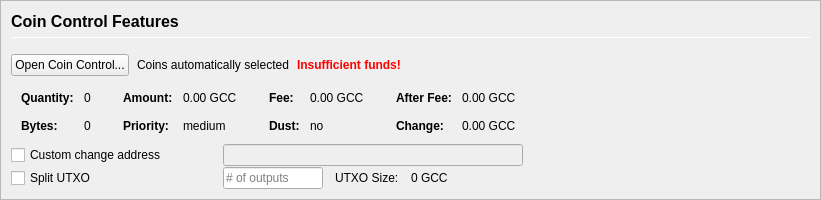
         <widget class="QFrame" name="frameCoinControl">
          <property name="sizePolicy">
           <sizepolicy hsizetype="Expanding" vsizetype="Expanding">
            <horstretch>0</horstretch>
            <verstretch>0</verstretch>
           </sizepolicy>
          </property>
          <property name="maximumSize">
           <size>
            <width>16777215</width>
            <height>16777215</height>
           </size>
          </property>
          <property name="frameShape">
           <enum>QFrame::StyledPanel</enum>
          </property>
          <property name="frameShadow">
           <enum>QFrame::Sunken</enum>
          </property>
          <layout class="QVBoxLayout" name="verticalLayoutCoinControl2">
           <property name="spacing">
            <number>0</number>
           </property>
           <property name="leftMargin">
            <number>0</number>
           </property>
           <property name="topMargin">
            <number>0</number>
           </property>
           <property name="rightMargin">
            <number>0</number>
           </property>
           <property name="bottomMargin">
            <number>0</number>
           </property>
           <item>
            <widget class="QFrame" name="frameCoinControl_BG">
             <layout class="QVBoxLayout" name="verticalLayoutCoinControl" stretch="0,0,0,0,0,0">
              <property name="spacing">
               <number>1</number>
              </property>
              <property name="leftMargin">
               <number>10</number>
              </property>
              <property name="topMargin">
               <number>10</number>
              </property>
              <item>
               <layout class="QHBoxLayout" name="horizontalLayoutCoinControl1">
                <property name="bottomMargin">
                 <number>15</number>
                </property>
                <item>
                 <layout class="QVBoxLayout" name="verticalLayout_3">
                  <property name="spacing">
                   <number>6</number>
                  </property>
                  <item>
                   <widget class="QLabel" name="labelCoinControlFeatures">
                    <property name="sizePolicy">
                     <sizepolicy hsizetype="Preferred" vsizetype="Maximum">
                      <horstretch>0</horstretch>
                      <verstretch>0</verstretch>
                     </sizepolicy>
                    </property>
                    <property name="minimumSize">
                     <size>
                      <width>0</width>
                      <height>20</height>
                     </size>
                    </property>
                    <property name="font">
                     <font>
                      <pointsize>12</pointsize>
                      <weight>75</weight>
                      <bold>true</bold>
                     </font>
                    </property>
                    <property name="styleSheet">
                     <string notr="true">font-weight:bold;</string>
                    </property>
                    <property name="text">
                     <string>Coin Control Features</string>
                    </property>
                   </widget>
                  </item>
                  <item>
                   <widget class="Line" name="line">
                    <property name="minimumSize">
                     <size>
                      <width>0</width>
                      <height>1</height>
                     </size>
                    </property>
                    <property name="maximumSize">
                     <size>
                      <width>16777215</width>
                      <height>1</height>
                     </size>
                    </property>
                    <property name="orientation">
                     <enum>Qt::Horizontal</enum>
                    </property>
                   </widget>
                  </item>
                 </layout>
                </item>
               </layout>
              </item>
              <item>
               <layout class="QHBoxLayout" name="horizontalLayoutCoinControl2" stretch="0,0,0,0">
                <property name="spacing">
                 <number>8</number>
                </property>
                <property name="bottomMargin">
                 <number>10</number>
                </property>
                <item>
                 <widget class="QPushButton" name="pushButtonCoinControl">
                  <property name="styleSheet">
                   <string notr="true"/>
                  </property>
                  <property name="text">
                   <string>Open Coin Control...</string>
                  </property>
                  <property name="autoDefault">
                   <bool>false</bool>
                  </property>
                 </widget>
                </item>
                <item>
                 <widget class="QLabel" name="labelCoinControlAutomaticallySelected">
                  <property name="text">
                   <string>Coins automatically selected</string>
                  </property>
                  <property name="margin">
                   <number>5</number>
                  </property>
                 </widget>
                </item>
                <item>
                 <widget class="QLabel" name="labelCoinControlInsuffFunds">
                  <property name="font">
                   <font>
                    <weight>75</weight>
                    <bold>true</bold>
                   </font>
                  </property>
                  <property name="styleSheet">
                   <string notr="true">color:red;font-weight:bold;</string>
                  </property>
                  <property name="text">
                   <string>Insufficient funds!</string>
                  </property>
                  <property name="margin">
                   <number>5</number>
                  </property>
                 </widget>
                </item>
                <item>
                 <spacer name="horizontalSpacerCoinControl">
                  <property name="orientation">
                   <enum>Qt::Horizontal</enum>
                  </property>
                  <property name="sizeHint" stdset="0">
                   <size>
                    <width>40</width>
                    <height>1</height>
                   </size>
                  </property>
                 </spacer>
                </item>
               </layout>
              </item>
              <item>
               <widget class="QWidget" name="widgetCoinControl" native="true">
                <property name="sizePolicy">
                 <sizepolicy hsizetype="Preferred" vsizetype="Preferred">
                  <horstretch>0</horstretch>
                  <verstretch>0</verstretch>
                 </sizepolicy>
                </property>
                <property name="minimumSize">
                 <size>
                  <width>0</width>
                  <height>0</height>
                 </size>
                </property>
                <property name="styleSheet">
                 <string notr="true"/>
                </property>
                <layout class="QHBoxLayout" name="horizontalLayoutCoinControl5">
                 <property name="leftMargin">
                  <number>0</number>
                 </property>
                 <property name="topMargin">
                  <number>0</number>
                 </property>
                 <property name="rightMargin">
                  <number>0</number>
                 </property>
                 <property name="bottomMargin">
                  <number>0</number>
                 </property>
                 <item>
                  <layout class="QHBoxLayout" name="horizontalLayoutCoinControl3" stretch="0,0,0,1">
                   <property name="spacing">
                    <number>20</number>
                   </property>
                   <property name="topMargin">
                    <number>0</number>
                   </property>
                   <property name="bottomMargin">
                    <number>10</number>
                   </property>
                   <item>
                    <layout class="QFormLayout" name="formLayoutCoinControl1">
                     <property name="horizontalSpacing">
                      <number>10</number>
                     </property>
                     <property name="verticalSpacing">
                      <number>14</number>
                     </property>
                     <property name="leftMargin">
                      <number>10</number>
                     </property>
                     <property name="topMargin">
                      <number>4</number>
                     </property>
                     <property name="rightMargin">
                      <number>6</number>
                     </property>
                     <item row="0" column="0">
                      <widget class="QLabel" name="labelCoinControlQuantityText">
                       <property name="font">
                        <font>
                         <weight>75</weight>
                         <bold>true</bold>
                        </font>
                       </property>
                       <property name="text">
                        <string>Quantity:</string>
                       </property>
                       <property name="margin">
                        <number>0</number>
                       </property>
                      </widget>
                     </item>
                     <item row="0" column="1">
                      <widget class="QLabel" name="labelCoinControlQuantity">
                       <property name="cursor">
                        <cursorShape>IBeamCursor</cursorShape>
                       </property>
                       <property name="contextMenuPolicy">
                        <enum>Qt::ActionsContextMenu</enum>
                       </property>
                       <property name="text">
                        <string notr="true">0</string>
                       </property>
                       <property name="margin">
                        <number>0</number>
                       </property>
                       <property name="textInteractionFlags">
                        <set>Qt::LinksAccessibleByMouse|Qt::TextSelectableByKeyboard|Qt::TextSelectableByMouse</set>
                       </property>
                      </widget>
                     </item>
                     <item row="1" column="0">
                      <widget class="QLabel" name="labelCoinControlBytesText">
                       <property name="font">
                        <font>
                         <weight>75</weight>
                         <bold>true</bold>
                        </font>
                       </property>
                       <property name="text">
                        <string>Bytes:</string>
                       </property>
                      </widget>
                     </item>
                     <item row="1" column="1">
                      <widget class="QLabel" name="labelCoinControlBytes">
                       <property name="cursor">
                        <cursorShape>IBeamCursor</cursorShape>
                       </property>
                       <property name="contextMenuPolicy">
                        <enum>Qt::ActionsContextMenu</enum>
                       </property>
                       <property name="text">
                        <string notr="true">0</string>
                       </property>
                       <property name="textInteractionFlags">
                        <set>Qt::LinksAccessibleByMouse|Qt::TextSelectableByKeyboard|Qt::TextSelectableByMouse</set>
                       </property>
                      </widget>
                     </item>
                    </layout>
                   </item>
                   <item>
                    <layout class="QFormLayout" name="formLayoutCoinControl2">
                     <property name="horizontalSpacing">
                      <number>10</number>
                     </property>
                     <property name="verticalSpacing">
                      <number>14</number>
                     </property>
                     <property name="leftMargin">
                      <number>6</number>
                     </property>
                     <property name="topMargin">
                      <number>4</number>
                     </property>
                     <property name="rightMargin">
                      <number>6</number>
                     </property>
                     <item row="0" column="0">
                      <widget class="QLabel" name="labelCoinControlAmountText">
                       <property name="font">
                        <font>
                         <weight>75</weight>
                         <bold>true</bold>
                        </font>
                       </property>
                       <property name="text">
                        <string>Amount:</string>
                       </property>
                       <property name="margin">
                        <number>0</number>
                       </property>
                      </widget>
                     </item>
                     <item row="0" column="1">
                      <widget class="QLabel" name="labelCoinControlAmount">
                       <property name="cursor">
                        <cursorShape>IBeamCursor</cursorShape>
                       </property>
                       <property name="contextMenuPolicy">
                        <enum>Qt::ActionsContextMenu</enum>
                       </property>
                       <property name="text">
                        <string notr="true">0.00 GCC</string>
                       </property>
                       <property name="textInteractionFlags">
                        <set>Qt::LinksAccessibleByMouse|Qt::TextSelectableByKeyboard|Qt::TextSelectableByMouse</set>
                       </property>
                      </widget>
                     </item>
                     <item row="1" column="0">
                      <widget class="QLabel" name="labelCoinControlPriorityText">
                       <property name="font">
                        <font>
                         <weight>75</weight>
                         <bold>true</bold>
                        </font>
                       </property>
                       <property name="text">
                        <string>Priority:</string>
                       </property>
                      </widget>
                     </item>
                     <item row="1" column="1">
                      <widget class="QLabel" name="labelCoinControlPriority">
                       <property name="cursor">
                        <cursorShape>IBeamCursor</cursorShape>
                       </property>
                       <property name="contextMenuPolicy">
                        <enum>Qt::ActionsContextMenu</enum>
                       </property>
                       <property name="text">
                        <string>medium</string>
                       </property>
                       <property name="textInteractionFlags">
                        <set>Qt::LinksAccessibleByMouse|Qt::TextSelectableByKeyboard|Qt::TextSelectableByMouse</set>
                       </property>
                      </widget>
                     </item>
                    </layout>
                   </item>
                   <item>
                    <layout class="QFormLayout" name="formLayoutCoinControl3">
                     <property name="horizontalSpacing">
                      <number>10</number>
                     </property>
                     <property name="verticalSpacing">
                      <number>14</number>
                     </property>
                     <property name="leftMargin">
                      <number>6</number>
                     </property>
                     <property name="topMargin">
                      <number>4</number>
                     </property>
                     <property name="rightMargin">
                      <number>6</number>
                     </property>
                     <item row="0" column="0">
                      <widget class="QLabel" name="labelCoinControlFeeText">
                       <property name="font">
                        <font>
                         <weight>75</weight>
                         <bold>true</bold>
                        </font>
                       </property>
                       <property name="text">
                        <string>Fee:</string>
                       </property>
                       <property name="margin">
                        <number>0</number>
                       </property>
                      </widget>
                     </item>
                     <item row="0" column="1">
                      <widget class="QLabel" name="labelCoinControlFee">
                       <property name="cursor">
                        <cursorShape>IBeamCursor</cursorShape>
                       </property>
                       <property name="contextMenuPolicy">
                        <enum>Qt::ActionsContextMenu</enum>
                       </property>
                       <property name="text">
                        <string notr="true">0.00 GCC</string>
                       </property>
                       <property name="textInteractionFlags">
                        <set>Qt::LinksAccessibleByMouse|Qt::TextSelectableByKeyboard|Qt::TextSelectableByMouse</set>
                       </property>
                      </widget>
                     </item>
                     <item row="1" column="0">
                      <widget class="QLabel" name="labelCoinControlLowOutputText">
                       <property name="font">
                        <font>
                         <weight>75</weight>
                         <bold>true</bold>
                        </font>
                       </property>
                       <property name="text">
                        <string>Dust:</string>
                       </property>
                      </widget>
                     </item>
                     <item row="1" column="1">
                      <widget class="QLabel" name="labelCoinControlLowOutput">
                       <property name="cursor">
                        <cursorShape>IBeamCursor</cursorShape>
                       </property>
                       <property name="contextMenuPolicy">
                        <enum>Qt::ActionsContextMenu</enum>
                       </property>
                       <property name="text">
                        <string>no</string>
                       </property>
                       <property name="textInteractionFlags">
                        <set>Qt::LinksAccessibleByMouse|Qt::TextSelectableByKeyboard|Qt::TextSelectableByMouse</set>
                       </property>
                      </widget>
                     </item>
                    </layout>
                   </item>
                   <item>
                    <layout class="QFormLayout" name="formLayoutCoinControl4">
                     <property name="horizontalSpacing">
                      <number>10</number>
                     </property>
                     <property name="verticalSpacing">
                      <number>14</number>
                     </property>
                     <property name="leftMargin">
                      <number>6</number>
                     </property>
                     <property name="topMargin">
                      <number>4</number>
                     </property>
                     <property name="rightMargin">
                      <number>6</number>
                     </property>
                     <item row="0" column="0">
                      <widget class="QLabel" name="labelCoinControlAfterFeeText">
                       <property name="font">
                        <font>
                         <weight>75</weight>
                         <bold>true</bold>
                        </font>
                       </property>
                       <property name="text">
                        <string>After Fee:</string>
                       </property>
                       <property name="margin">
                        <number>0</number>
                       </property>
                      </widget>
                     </item>
                     <item row="0" column="1">
                      <widget class="QLabel" name="labelCoinControlAfterFee">
                       <property name="cursor">
                        <cursorShape>IBeamCursor</cursorShape>
                       </property>
                       <property name="contextMenuPolicy">
                        <enum>Qt::ActionsContextMenu</enum>
                       </property>
                       <property name="text">
                        <string notr="true">0.00 GCC</string>
                       </property>
                       <property name="textInteractionFlags">
                        <set>Qt::LinksAccessibleByMouse|Qt::TextSelectableByKeyboard|Qt::TextSelectableByMouse</set>
                       </property>
                      </widget>
                     </item>
                     <item row="1" column="0">
                      <widget class="QLabel" name="labelCoinControlChangeText">
                       <property name="font">
                        <font>
                         <weight>75</weight>
                         <bold>true</bold>
                        </font>
                       </property>
                       <property name="text">
                        <string>Change:</string>
                       </property>
                      </widget>
                     </item>
                     <item row="1" column="1">
                      <widget class="QLabel" name="labelCoinControlChange">
                       <property name="cursor">
                        <cursorShape>IBeamCursor</cursorShape>
                       </property>
                       <property name="contextMenuPolicy">
                        <enum>Qt::ActionsContextMenu</enum>
                       </property>
                       <property name="text">
                        <string notr="true">0.00 GCC</string>
                       </property>
                       <property name="textInteractionFlags">
                        <set>Qt::LinksAccessibleByMouse|Qt::TextSelectableByKeyboard|Qt::TextSelectableByMouse</set>
                       </property>
                      </widget>
                     </item>
                    </layout>
                   </item>
                  </layout>
                 </item>
                </layout>
               </widget>
              </item>
              <item>
               <layout class="QHBoxLayout" name="horizontalLayoutCoinControl4">
                <property name="spacing">
                 <number>12</number>
                </property>
                <property name="sizeConstraint">
                 <enum>QLayout::SetDefaultConstraint</enum>
                </property>
                <property name="topMargin">
                 <number>0</number>
                </property>
                <property name="rightMargin">
                 <number>0</number>
                </property>
                <item>
                 <widget class="QCheckBox" name="checkBoxCoinControlChange">
                  <property name="sizePolicy">
                   <sizepolicy hsizetype="Preferred" vsizetype="Preferred">
                    <horstretch>0</horstretch>
                    <verstretch>0</verstretch>
                   </sizepolicy>
                  </property>
                  <property name="minimumSize">
                   <size>
                    <width>200</width>
                    <height>0</height>
                   </size>
                  </property>
                  <property name="maximumSize">
                   <size>
                    <width>200</width>
                    <height>16777215</height>
                   </size>
                  </property>
                  <property name="toolTip">
                   <string>If this is activated, but the change address is empty or invalid, change will be sent to a newly generated address.</string>
                  </property>
                  <property name="text">
                   <string>Custom change address</string>
                  </property>
                 </widget>
                </item>
                <item>
                 <widget class="QValidatedLineEdit" name="lineEditCoinControlChange">
                  <property name="enabled">
                   <bool>false</bool>
                  </property>
                  <property name="sizePolicy">
                   <sizepolicy hsizetype="Preferred" vsizetype="Preferred">
                    <horstretch>0</horstretch>
                    <verstretch>0</verstretch>
                   </sizepolicy>
                  </property>
                  <property name="minimumSize">
                   <size>
                    <width>300</width>
                    <height>0</height>
                   </size>
                  </property>
                 </widget>
                </item>
                <item>
                 <widget class="QLabel" name="labelCoinControlChangeLabel">
                  <property name="sizePolicy">
                   <sizepolicy hsizetype="Preferred" vsizetype="Preferred">
                    <horstretch>0</horstretch>
                    <verstretch>0</verstretch>
                   </sizepolicy>
                  </property>
                  <property name="minimumSize">
                   <size>
                    <width>100</width>
                    <height>0</height>
                   </size>
                  </property>
                  <property name="text">
                   <string/>
                  </property>
                  <property name="margin">
                   <number>3</number>
                  </property>
                 </widget>
                </item>
               </layout>
              </item>
              <item>
               <layout class="QHBoxLayout" name="horizontalLayoutCoinControl6">
                <property name="spacing">
                 <number>12</number>
                </property>
                <property name="rightMargin">
                 <number>0</number>
                </property>
                <item>
                 <widget class="QCheckBox" name="splitBlockCheckBox">
                  <property name="sizePolicy">
                   <sizepolicy hsizetype="Preferred" vsizetype="Preferred">
                    <horstretch>0</horstretch>
                    <verstretch>0</verstretch>
                   </sizepolicy>
                  </property>
                  <property name="minimumSize">
                   <size>
                    <width>200</width>
                    <height>0</height>
                   </size>
                  </property>
                  <property name="maximumSize">
                   <size>
                    <width>200</width>
                    <height>16777215</height>
                   </size>
                  </property>
                  <property name="text">
                   <string>Split UTXO</string>
                  </property>
                 </widget>
                </item>
                <item>
                 <widget class="QLineEdit" name="splitBlockLineEdit">
                  <property name="sizePolicy">
                   <sizepolicy hsizetype="Preferred" vsizetype="Preferred">
                    <horstretch>50</horstretch>
                    <verstretch>0</verstretch>
                   </sizepolicy>
                  </property>
                  <property name="minimumSize">
                   <size>
                    <width>100</width>
                    <height>0</height>
                   </size>
                  </property>
                  <property name="maximumSize">
                   <size>
                    <width>100</width>
                    <height>16777215</height>
                   </size>
                  </property>
                  <property name="placeholderText">
                   <string># of outputs</string>
                  </property>
                 </widget>
                </item>
                <item>
                 <widget class="QLabel" name="labelBlockSizeText">
                  <property name="text">
                   <string>UTXO Size:</string>
                  </property>
                 </widget>
                </item>
                <item>
                 <widget class="QLabel" name="labelBlockSize">
                  <property name="text">
                   <string>0 GCC</string>
                  </property>
                 </widget>
                </item>
                <item>
                 <spacer name="horizontalSpacer_7">
                  <property name="orientation">
                   <enum>Qt::Horizontal</enum>
                  </property>
                  <property name="sizeHint" stdset="0">
                   <size>
                    <width>40</width>
                    <height>20</height>
                   </size>
                  </property>
                 </spacer>
                </item>
               </layout>
              </item>
              <item>
               <spacer name="verticalSpacerCoinControl">
                <property name="orientation">
                 <enum>Qt::Vertical</enum>
                </property>
                <property name="sizeHint" stdset="0">
                 <size>
                  <width>800</width>
                  <height>1</height>
                 </size>
                </property>
               </spacer>
              </item>
             </layout>
            </widget>
           </item>
          </layout>
         </widget>
